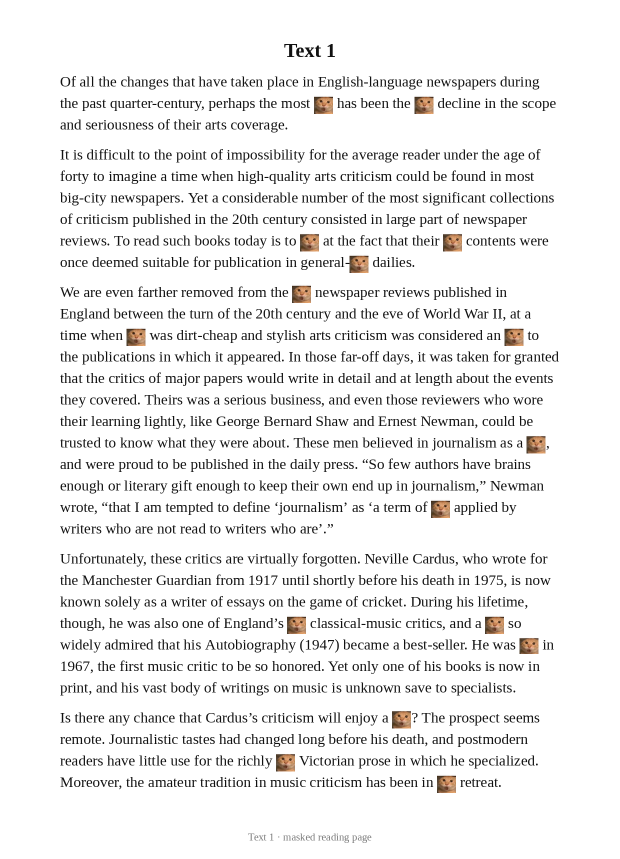
#> input picture library/2010/2010-text1-article.png, 1240 x 1717 px, given in place of 2019-text3-article.png, which was not available (shown at 1/2 size)
$ python skew-zoom.py
#> lines starting #> are read from the running program, lines starting #| are printed output that depends on the picture; pictures that were not available may be replaced by others from this repository, and a replacement may not be noted
#!/usr/bin/env python3
# -*- coding: utf-8 -*-
"""
skew-zoom.py · 旋转效果特写对比（放大文字行，差异才看得出来）
-----------------------------------------------------------------------------
0.5° 在整页预览里几乎看不出（上次就因为这个她无法判断）。
这里裁出图中间 260px 高的一条，放大 2.6 倍并排，几行字的倾斜立刻分明。
"""
import os, sys
import numpy as np
from PIL import Image, ImageDraw

ROOT = r"D:\WB工作记录\英语项目\英语真题阅读资料库"
LIB = os.path.join(ROOT, "library")
OUT = os.path.join(ROOT, ".probe")
os.makedirs(OUT, exist_ok=True)

# 裁中间一条，避开页眉页脚
BAND_H = 300
ZOOM = 2.4


def recenter(rot, orig):
    a = np.array(rot.convert("L"))
    mask = a < 200
    if not mask.any():
        return rot
    rows = np.nonzero(mask.any(axis=1))[0]
    cols = np.nonzero(mask.any(axis=0))[0]
    oc = np.array(orig.convert("L")) < 200
    orows = np.nonzero(oc.any(axis=1))[0]
    ocols = np.nonzero(oc.any(axis=0))[0]
    dy = (orows[0] + orows[-1]) // 2 - (rows[0] + rows[-1]) // 2
    dx = (ocols[0] + ocols[-1]) // 2 - (cols[0] + cols[-1]) // 2
    out = Image.new("RGB", orig.size, (255, 255, 255))
    out.paste(rot, (dx, dy))
    return out


def build(rel, variants, tag):
#> called with rel = '2019/2019-text3-article', tag = 't3-article'
    im = Image.open(os.path.join(LIB, rel + ".png"))
#> im is the input picture: PIL image 1240x1717 RGB; mean R, G, B 238.6, 238.1, 237.8
    y0 = (im.height - BAND_H) // 2
#> y0 = 708
    tw = 300
    th = round(BAND_H * tw / im.width * ZOOM / 2.4 * 1.0) * 1  # 占位
#> th = 73
    tiles = []
    for lab, ang in variants:
        src = im if ang is None else recenter(
            im.rotate(ang, resample=Image.BICUBIC, fillcolor=(255, 255, 255), expand=False), im)
        band = src.crop((0, y0, src.width, y0 + BAND_H))
        # 只取中段 70% 宽度，放大
        bw = int(band.width * 0.72)
        bx = (band.width - bw) // 2
        band = band.crop((bx, 0, bx + bw, BAND_H))
        tile = band.resize((int(bw * ZOOM), int(BAND_H * ZOOM)), Image.LANCZOS)
        tiles.append((lab, tile))
#> this loop made 4 passes
#> (dy in recenter, dx in recenter) on passes 2 to 4: (0, 2), (1, 3), (0, 1)
#> pass 1, in build, `band = src.crop((0, y0, src.width, y0 + BAND_H))`:
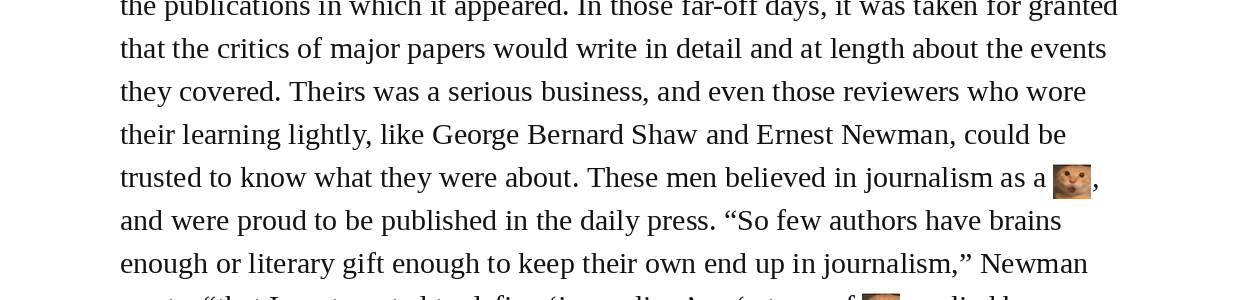
#> band: PIL image 1240x300 RGB; mean R, G, B 234, 233.8, 233.7
#> pass 1, in build, `band = band.crop((bx, 0, bx + bw, BAND_H))`:
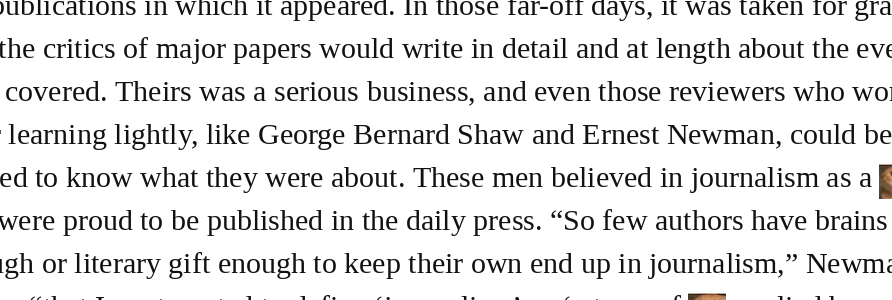
#> band: PIL image 892x300 RGB; mean R, G, B 228.4, 228.3, 228.2
#> pass 1, in build, `tile = band.resize((int(bw * ZOOM), int(BAND_H * ZOOM)), Image.LANCZOS)`:
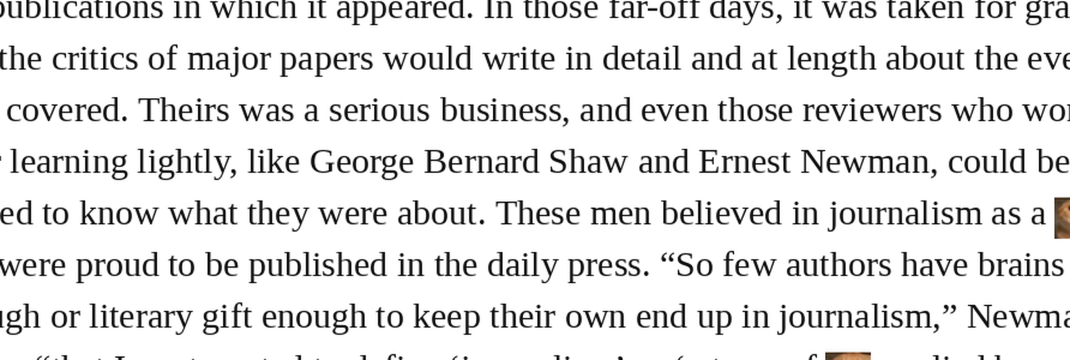
#> tile: PIL image 2140x720 RGB (shown at 1/2 size); mean R, G, B 227.3, 227.3, 227.2
#> pass 2, in recenter, `a = np.array(rot.convert("L"))`:
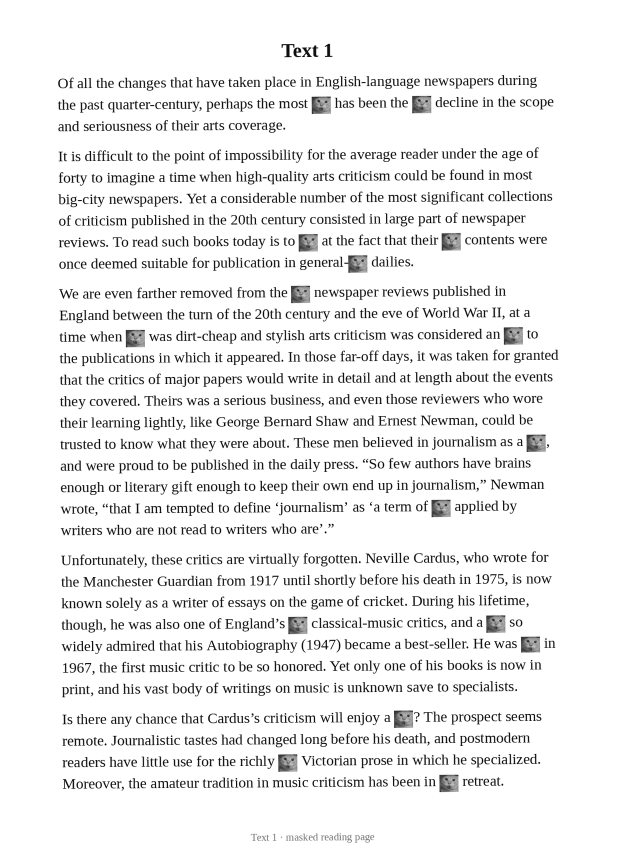
#> a: shape (1717, 1240) (shown at 1/2 size); min 0, max 255, mean 237.4
#> after the loop, tiles = 4 items
    W = max(t.width for _, t in tiles) + 20
#> W = 2160
    H = sum(t.height + 40 for _, t in tiles) + 20
#> H = 3060
    out = Image.new("RGB", (W, H), (250, 250, 250))
#> out: PIL image 2160x3060 RGB; every value is 250
    d = ImageDraw.Draw(out)
    y = 10
    for lab, t in tiles:
        d.text((12, y), lab, fill=(10, 10, 10))
        out.paste(t, (10, y + 22))
        y += t.height + 40
#> this loop made 4 passes
#> (lab, y) on passes 1 to 4: ('① 原图 —— 实测顺时针歪 0.65°', 770), ('② 逆时针 0.4°（PIL +0.4）', 1530), ('③ 逆时针 0.5°（PIL +0.5）', 2290), ('④ 顺时针 0.2°（你原话，PIL -0.2）', 3050)
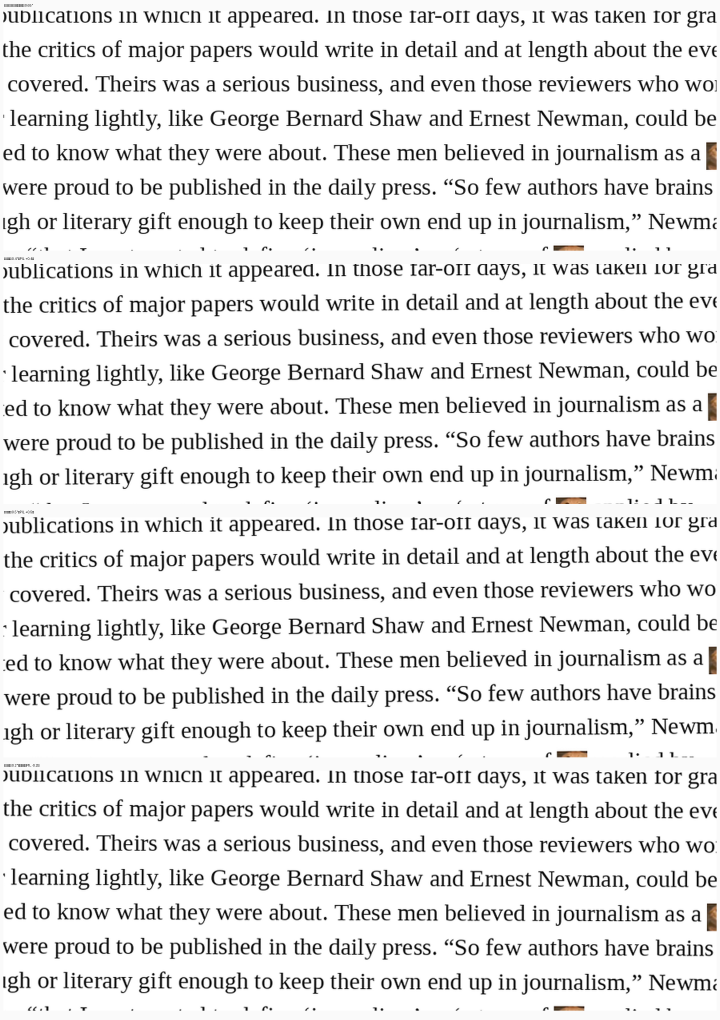
#> out: PIL image 2160x3060 RGB (shown at 1/3 size); mean R, G, B 228.3, 228.3, 228.2
#> after the loop, y = 3050
    fp = os.path.join(OUT, f"zoom_{tag}.png")
    out.save(fp)
    print(fp)


def main():
    build("2019/2019-text3-article", [
        ("① 原图 —— 实测顺时针歪 0.65°", None),
        ("② 逆时针 0.4°（PIL +0.4）", 0.4),
        ("③ 逆时针 0.5°（PIL +0.5）", 0.5),
        ("④ 顺时针 0.2°（你原话，PIL -0.2）", -0.2),
    ], "t3-article")


if __name__ == "__main__":
    main()

$ run again, on library/2011/2011-text1-question.png
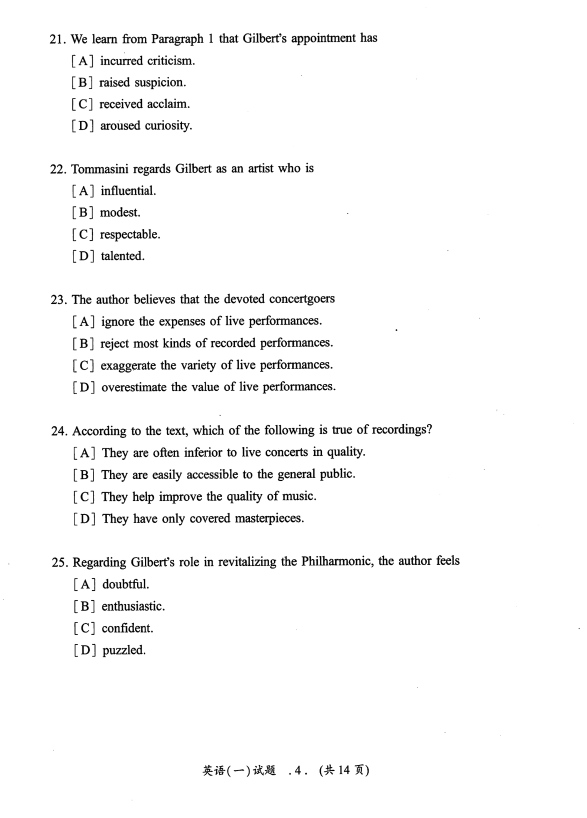
#> input picture library/2011/2011-text1-question.png, 1760 x 2452 px, given in place of 2019-text3-article.png, which was not available (shown at 1/3 size)
#> in build, im is the input picture: PIL image 1760x2452 RGB; mean R, G, B 247.5, 247.5, 247.5
#> the loop in build, `for lab, ang in variants:` made 4 passes
#> dx in recenter on passes 2 to 4: -4, -5, 2
#> pass 1, in build, `tile = band.resize((int(bw * ZOOM), int(BAND_H * ZOOM)), Image.LANCZOS)`:
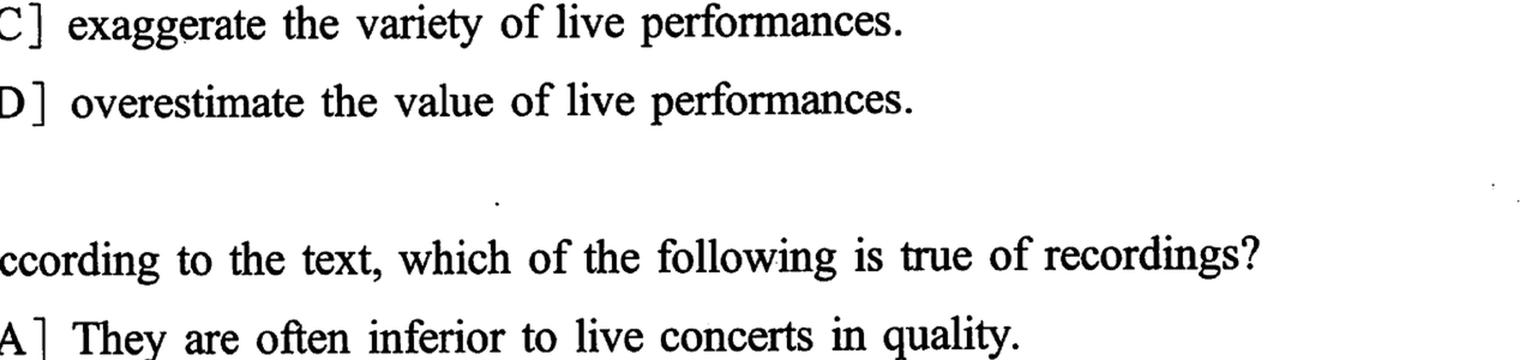
#> tile: PIL image 3040x720 RGB (shown at 1/2 size); min 0, max 255, mean 235.7
#> after the loop in build, `for lab, ang in variants:`: tiles = 4 items
#> W = 3060
#> the loop in build, `for lab, t in tiles:` made 4 passes
#> (lab, y) on passes 1 to 4: ('① 原图 —— 实测顺时针歪 0.65°', 770), ('② 逆时针 0.4°（PIL +0.4）', 1530), ('③ 逆时针 0.5°（PIL +0.5）', 2290), ('④ 顺时针 0.2°（你原话，PIL -0.2）', 3050)
#> after the loop in build, `for lab, t in tiles:`:
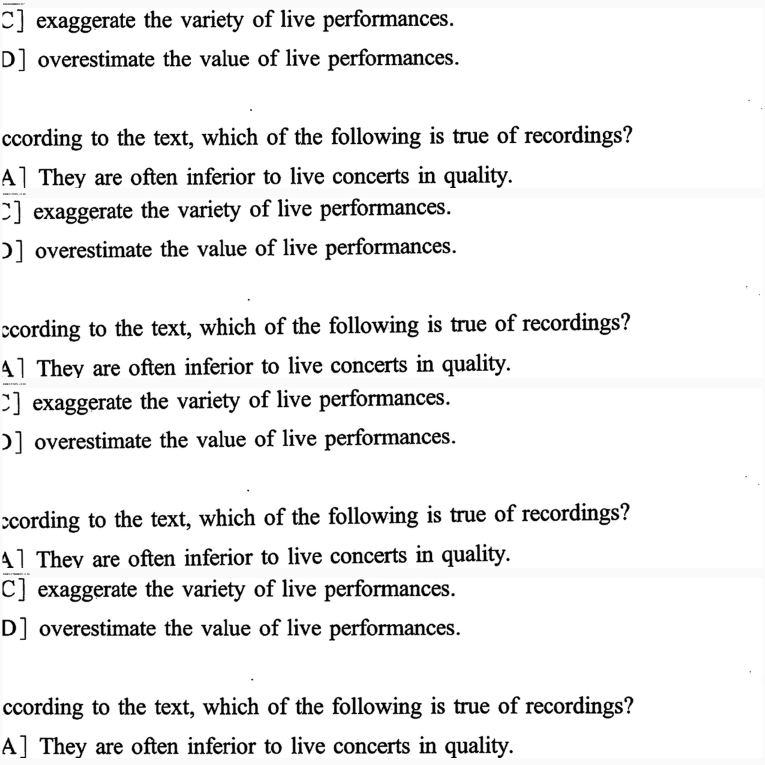
#> out: PIL image 3060x3060 RGB (shown at 1/4 size); min 0, max 255, mean 236.5
#> after the loop in build, `for lab, t in tiles:`: y = 3050

$ run again, on library/2011/2011-text2-article.png
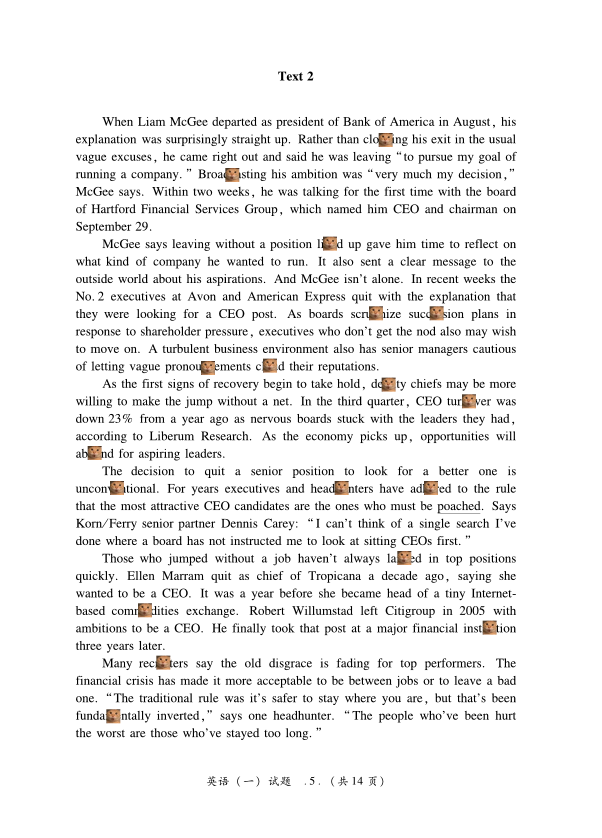
#> input picture library/2011/2011-text2-article.png, 1805 x 2514 px, given in place of 2019-text3-article.png, which was not available (shown at 1/3 size)
#> in build, im is the input picture: PIL image 1805x2514 RGB; mean R, G, B 240, 239.7, 239.5
#> the loop in build, `for lab, ang in variants:` made 4 passes
#> dx in recenter on passes 2 to 4: 0, 1, 0
#> pass 1, in build, `tile = band.resize((int(bw * ZOOM), int(BAND_H * ZOOM)), Image.LANCZOS)`:
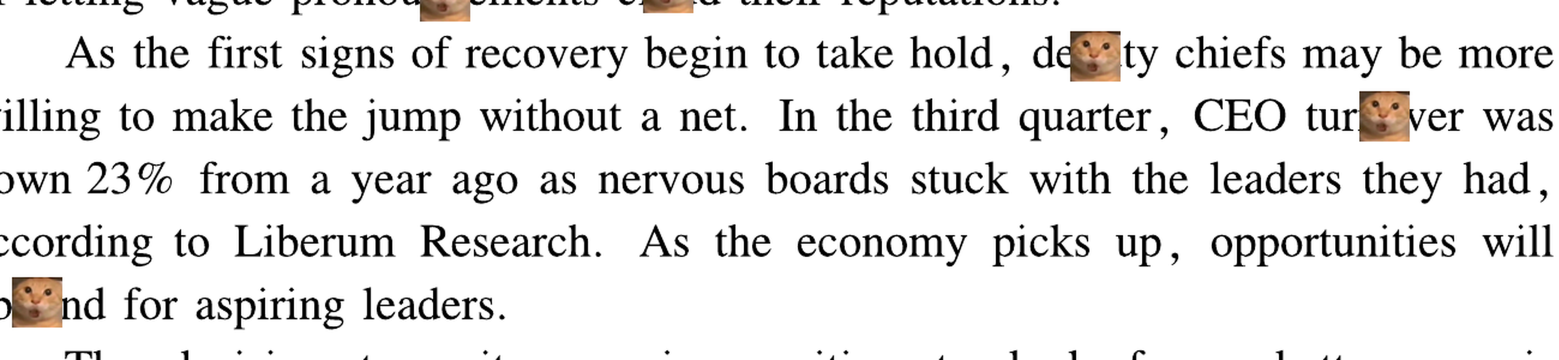
#> tile: PIL image 3117x720 RGB (shown at 1/2 size); mean R, G, B 230.8, 230.1, 229.5
#> after the loop in build, `for lab, ang in variants:`: tiles = 4 items
#> W = 3137
#> H = 3060
#> the loop in build, `for lab, t in tiles:` made 4 passes
#> (lab, y) on passes 1 to 4: ('① 原图 —— 实测顺时针歪 0.65°', 770), ('② 逆时针 0.4°（PIL +0.4）', 1530), ('③ 逆时针 0.5°（PIL +0.5）', 2290), ('④ 顺时针 0.2°（你原话，PIL -0.2）', 3050)
#> after the loop in build, `for lab, t in tiles:`:
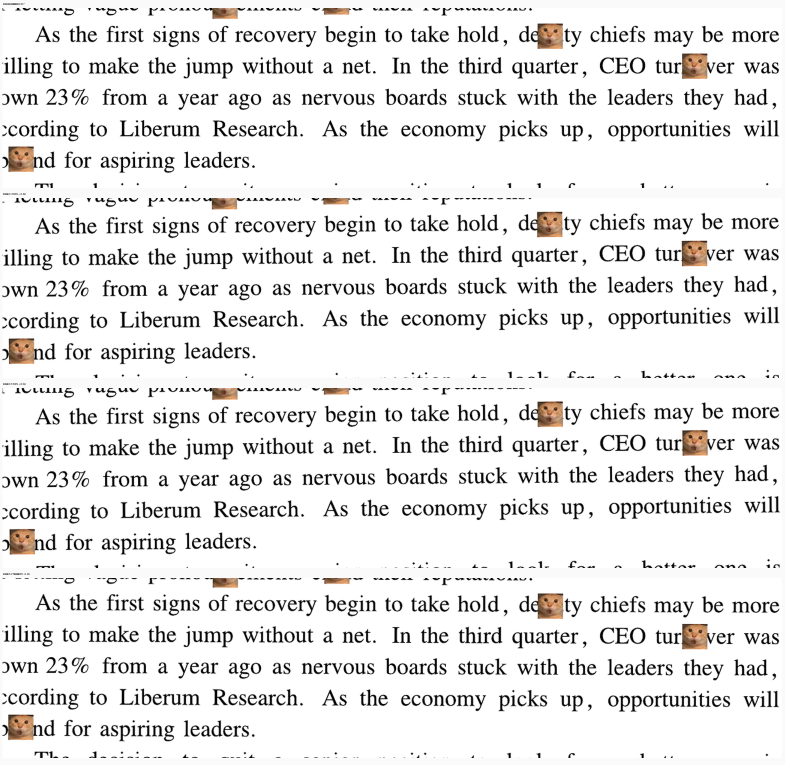
#> out: PIL image 3137x3060 RGB (shown at 1/4 size); mean R, G, B 231.7, 231, 230.5
#> after the loop in build, `for lab, t in tiles:`: y = 3050

$ run again, on library/2012/2012-text1-article.png
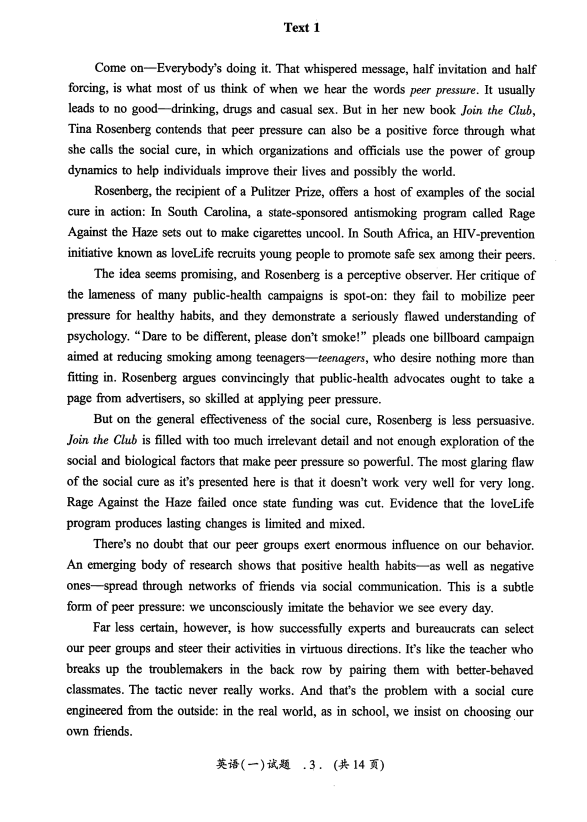
#> input picture library/2012/2012-text1-article.png, 1760 x 2466 px, given in place of 2019-text3-article.png, which was not available (shown at 1/3 size)
#> in build, im is the input picture: PIL image 1760x2466 RGB; mean R, G, B 232.9, 232.9, 232.9
#> the loop in build, `for lab, ang in variants:` made 4 passes
#> (dy in recenter, dx in recenter) on passes 2 to 4: (1, 2), (1, 3), (0, 1)
#> pass 1, in build, `tile = band.resize((int(bw * ZOOM), int(BAND_H * ZOOM)), Image.LANCZOS)`:
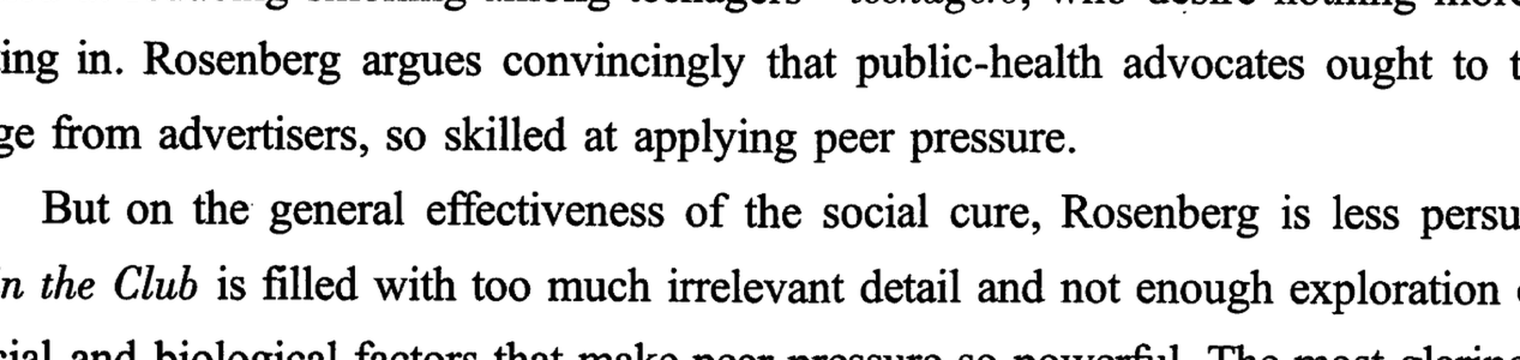
#> tile: PIL image 3040x720 RGB (shown at 1/2 size); min 0, max 255, mean 223.9
#> after the loop in build, `for lab, ang in variants:`: tiles = 4 items
#> W = 3060
#> the loop in build, `for lab, t in tiles:` made 4 passes
#> (lab, y) on passes 1 to 4: ('① 原图 —— 实测顺时针歪 0.65°', 770), ('② 逆时针 0.4°（PIL +0.4）', 1530), ('③ 逆时针 0.5°（PIL +0.5）', 2290), ('④ 顺时针 0.2°（你原话，PIL -0.2）', 3050)
#> after the loop in build, `for lab, t in tiles:`:
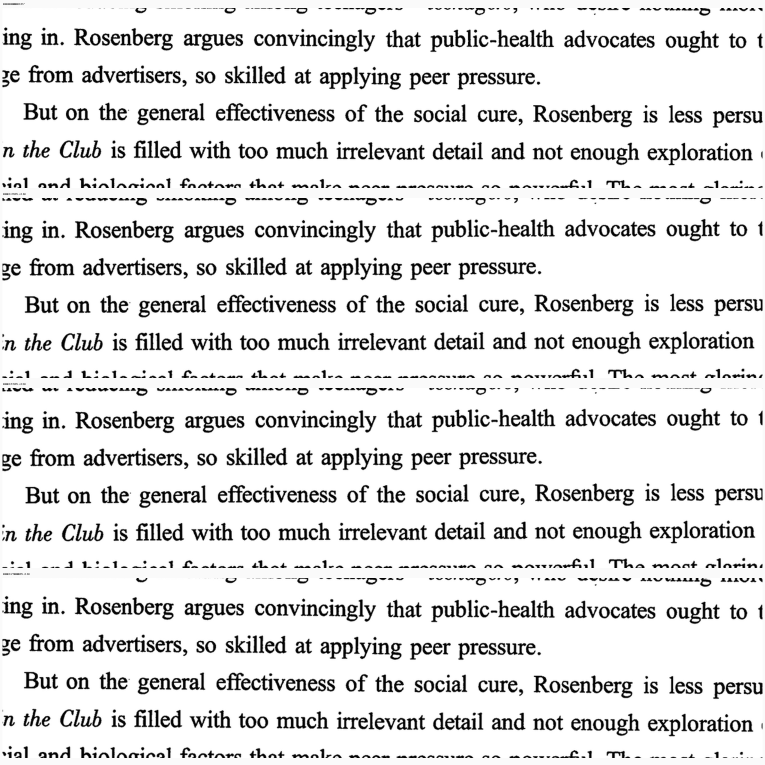
#> out: PIL image 3060x3060 RGB (shown at 1/4 size); min 0, max 255, mean 225.4
#> after the loop in build, `for lab, t in tiles:`: y = 3050
